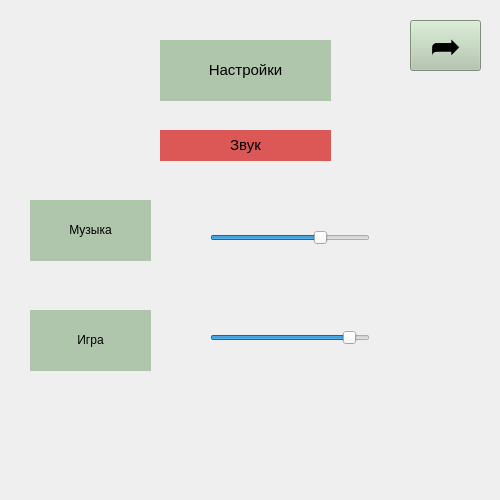
<?xml version="1.0" encoding="UTF-8"?>
<ui version="4.0">
 <class>Form</class>
 <widget class="QWidget" name="Form">
  <property name="geometry">
   <rect>
    <x>0</x>
    <y>0</y>
    <width>500</width>
    <height>500</height>
   </rect>
  </property>
  <property name="windowTitle">
   <string>Form</string>
  </property>
  <widget class="QPushButton" name="pushButton">
   <property name="geometry">
    <rect>
     <x>410</x>
     <y>20</y>
     <width>71</width>
     <height>51</height>
    </rect>
   </property>
   <property name="font">
    <font>
     <pointsize>28</pointsize>
    </font>
   </property>
   <property name="styleSheet">
    <string notr="true">background-color: rgb(176, 198, 172);</string>
   </property>
   <property name="text">
    <string>➦</string>
   </property>
  </widget>
  <widget class="QSlider" name="horizontalSlider">
   <property name="geometry">
    <rect>
     <x>210</x>
     <y>230</y>
     <width>160</width>
     <height>16</height>
    </rect>
   </property>
   <property name="acceptDrops">
    <bool>false</bool>
   </property>
   <property name="autoFillBackground">
    <bool>false</bool>
   </property>
   <property name="styleSheet">
    <string notr="true"/>
   </property>
   <property name="value">
    <number>70</number>
   </property>
   <property name="orientation">
    <enum>Qt::Horizontal</enum>
   </property>
  </widget>
  <widget class="QLabel" name="label">
   <property name="geometry">
    <rect>
     <x>30</x>
     <y>200</y>
     <width>121</width>
     <height>61</height>
    </rect>
   </property>
   <property name="font">
    <font>
     <pointsize>9</pointsize>
    </font>
   </property>
   <property name="styleSheet">
    <string notr="true">background-color: rgb(176, 198, 172);</string>
   </property>
   <property name="text">
    <string>&lt;html&gt;&lt;head/&gt;&lt;body&gt;&lt;p align=&quot;center&quot;&gt;Музыка&lt;/p&gt;&lt;/body&gt;&lt;/html&gt;</string>
   </property>
  </widget>
  <widget class="QLabel" name="label_2">
   <property name="geometry">
    <rect>
     <x>30</x>
     <y>310</y>
     <width>121</width>
     <height>61</height>
    </rect>
   </property>
   <property name="font">
    <font>
     <pointsize>9</pointsize>
    </font>
   </property>
   <property name="styleSheet">
    <string notr="true">background-color: rgb(176, 198, 172);</string>
   </property>
   <property name="text">
    <string>&lt;html&gt;&lt;head/&gt;&lt;body&gt;&lt;p align=&quot;center&quot;&gt;Игра&lt;/p&gt;&lt;/body&gt;&lt;/html&gt;</string>
   </property>
  </widget>
  <widget class="QSlider" name="horizontalSlider_2">
   <property name="geometry">
    <rect>
     <x>210</x>
     <y>330</y>
     <width>160</width>
     <height>16</height>
    </rect>
   </property>
   <property name="autoFillBackground">
    <bool>false</bool>
   </property>
   <property name="value">
    <number>90</number>
   </property>
   <property name="orientation">
    <enum>Qt::Horizontal</enum>
   </property>
  </widget>
  <widget class="QLabel" name="label_3">
   <property name="geometry">
    <rect>
     <x>160</x>
     <y>40</y>
     <width>171</width>
     <height>61</height>
    </rect>
   </property>
   <property name="font">
    <font>
     <pointsize>11</pointsize>
    </font>
   </property>
   <property name="styleSheet">
    <string notr="true">background-color: rgb(176, 198, 172);</string>
   </property>
   <property name="text">
    <string>&lt;html&gt;&lt;head/&gt;&lt;body&gt;&lt;p align=&quot;center&quot;&gt;Настройки&lt;/p&gt;&lt;/body&gt;&lt;/html&gt;</string>
   </property>
  </widget>
  <widget class="QLabel" name="label_4">
   <property name="geometry">
    <rect>
     <x>0</x>
     <y>0</y>
     <width>501</width>
     <height>501</height>
    </rect>
   </property>
   <property name="text">
    <string/>
   </property>
  </widget>
  <widget class="QLabel" name="label_5">
   <property name="geometry">
    <rect>
     <x>160</x>
     <y>130</y>
     <width>171</width>
     <height>31</height>
    </rect>
   </property>
   <property name="font">
    <font>
     <pointsize>11</pointsize>
    </font>
   </property>
   <property name="styleSheet">
    <string notr="true">background-color: rgb(219,88,86);</string>
   </property>
   <property name="text">
    <string>&lt;html&gt;&lt;head/&gt;&lt;body&gt;&lt;p align=&quot;center&quot;&gt;Звук&lt;/p&gt;&lt;/body&gt;&lt;/html&gt;</string>
   </property>
  </widget>
  <zorder>label_4</zorder>
  <zorder>pushButton</zorder>
  <zorder>horizontalSlider</zorder>
  <zorder>label</zorder>
  <zorder>label_2</zorder>
  <zorder>horizontalSlider_2</zorder>
  <zorder>label_3</zorder>
  <zorder>label_5</zorder>
 </widget>
 <resources/>
 <connections/>
</ui>
